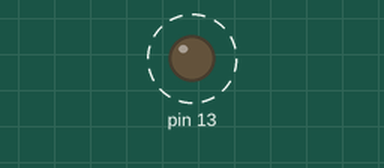
The sketch below on a simulated Arduino Uno, built with avr-gcc and run on an emulated ATmega328P. Shown: output pins drawn as LEDs (lit = HIGH). Dashed ring = blinking. What the sketch prints to the serial monitor is not drawn.

Above: at 0.3 s.
Timing chart, 0 to 3.0 s (numbered marks = the images above):
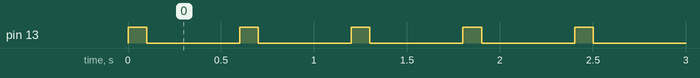

The sketch:

Blink.ino
```cpp
void setup()
{
  Serial.begin(9600);
  pinMode(13, OUTPUT);
}

void loop()
{
  digitalWrite(13, HIGH);
  delay(100);
  digitalWrite(13, LOW);
  delay(500);
  Serial.println('hii');
}
```

Measured:
- by itself, pin 13: alternates HIGH for 0.10 s and LOW for 0.50 s
